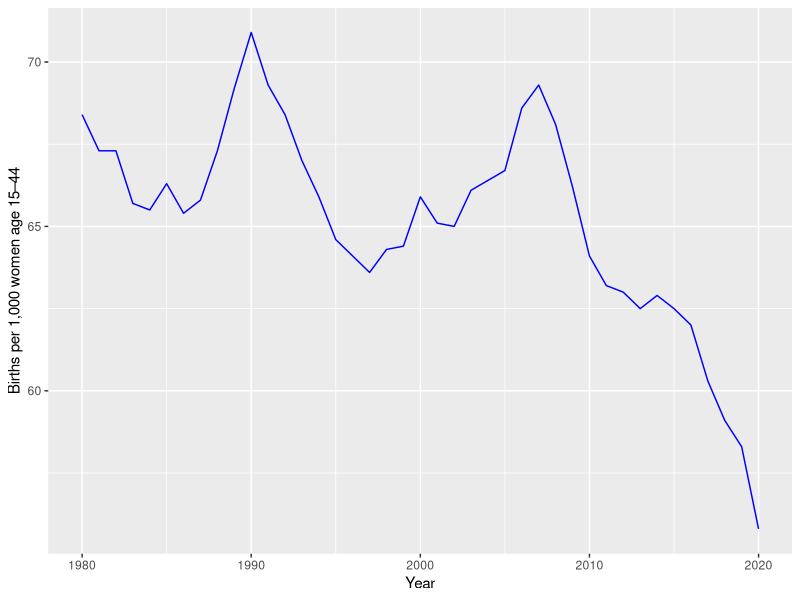

R code for this plot:
## ---- chunk 1
# workplace setup

library(tidyverse)
library(dplyr)
library(ggplot2)
library(here)

# acquire fig_1_data from gig_1.csv
fig_1_data <- 
  read.csv(file=here("data/fig_1.csv"))
## ---- chunk 2

#| label: fig-1

# replicate figure 1 from the original paper
fig_1_data %>% ggplot(aes(x = year, y = brate_all)) +
  geom_line(color = "blue") +
  labs(x = "Year", y = "Births per 1,000 women age 15–44")
